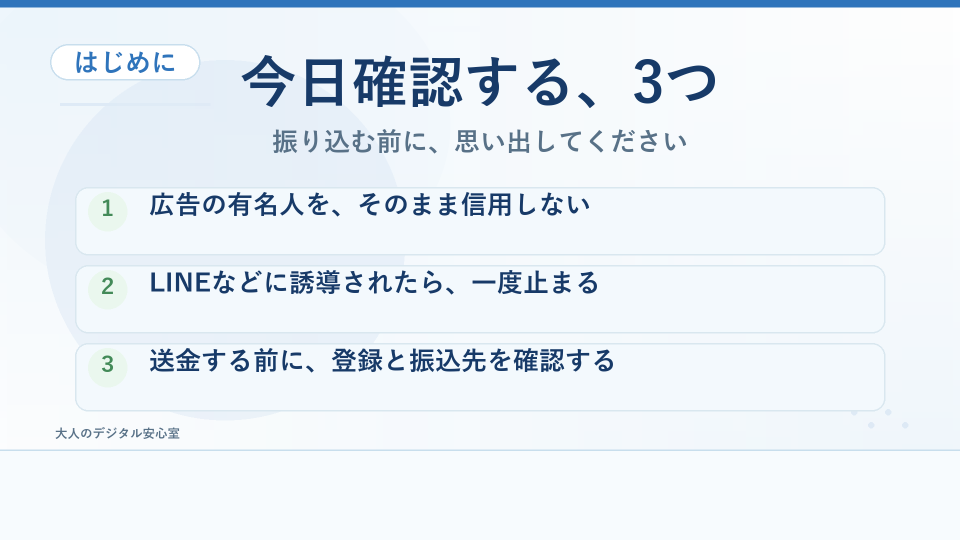
#> input picture episodes/008_investment_scam/work/rendered_final_scenes/scene_003.png, 1920 x 1080 px, found by its file name (shown at 1/2 size)
$ python diag2.py
#> lines starting #> are read from the running program, lines starting #| are printed output that depends on the picture
# -*- coding: utf-8 -*-
import sys
sys.stdout.reconfigure(encoding='utf-8')
from PIL import Image
p = r'C:/Codex/260829_youtube-anshin/episodes/008_investment_scam/work/rendered_final_scenes/scene_003.png'
im = Image.open(p).convert('RGB')
#> im is the input picture: PIL image 1920x1080 RGB; mean R, G, B 231.9, 239.2, 245.5
print('size', im.size)
#| size (1920, 1080)
# 上半分を縦に潰して俯瞰（背景の様子を見る）
small = im.resize((480, 270))
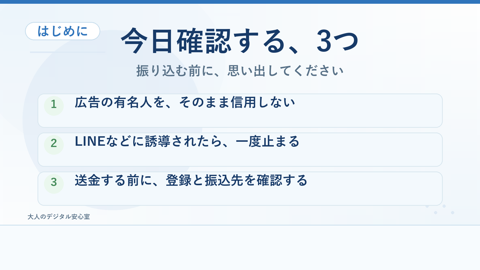
#> small: PIL image 480x270 RGB; mean R, G, B 231.9, 239.2, 245.4
small.save(r'C:/Codex/260829_youtube-anshin/episodes/008_investment_scam/work/visual_review/diag_scene003_small.png')
# 左端の縦1ラインの色
px = im.load()
for y in (0, 50, 100, 200, 368, 500, 700, 838, 899):
    print('y', y, 'x=20:', px[20, y], 'x=960:', px[960, y], 'x=1900:', px[1900, y])
#> this loop made 9 passes
#| y 0 x=20: (47, 116, 187) x=960: (47, 116, 187) x=1900: (47, 116, 187)
#| y 50 x=20: (236, 245, 251) x=960: (245, 249, 252) x=1900: (253, 253, 253)
#| y 100 x=20: (237, 245, 251) x=960: (245, 249, 252) x=1900: (252, 253, 253)
#| y 200 x=20: (238, 246, 251) x=960: (245, 249, 252) x=1900: (250, 252, 253)
#| y 368 x=20: (241, 246, 251) x=960: (245, 249, 252) x=1900: (248, 250, 252)
#| y 500 x=20: (245, 249, 252) x=960: (243, 249, 253) x=1900: (246, 249, 252)
#| y 700 x=20: (248, 251, 253) x=960: (243, 249, 253) x=1900: (242, 248, 252)
#| y 838 x=20: (250, 252, 253) x=960: (245, 249, 252) x=1900: (240, 246, 251)
#> (further printed lines are left out)

$ run again, with episodes/008_investment_scam/work/rendered_final_scenes/scene_002.png copied over episodes/008_investment_scam/work/rendered_final_scenes/scene_003.png
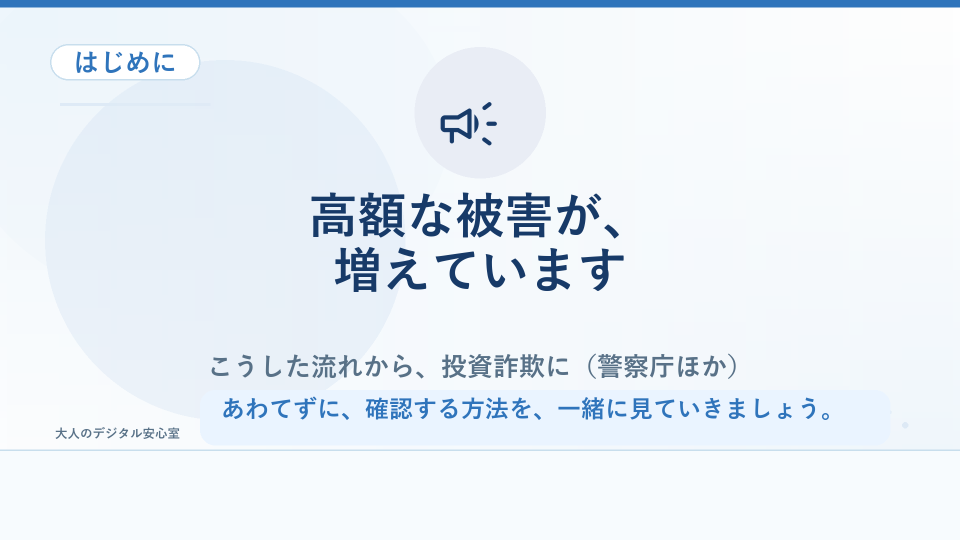
#> input picture episodes/008_investment_scam/work/rendered_final_scenes/scene_002.png, 1920 x 1080 px, found by its file name (shown at 1/2 size)
#> im is the input picture: PIL image 1920x1080 RGB; mean R, G, B 232.2, 239.6, 246.7
#| size (1920, 1080)
#> `small = im.resize((480, 270))`:
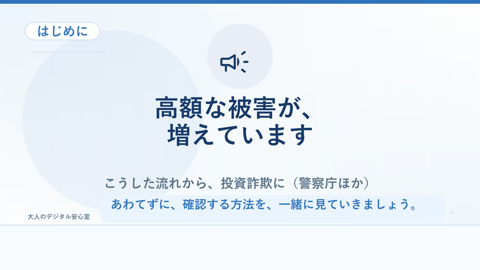
#> small: PIL image 480x270 RGB; mean R, G, B 232.2, 239.6, 246.6
#> the loop `for y in (0, 50, 100, 200, 368, 500, 700, 838, 899):` made 9 passes
#| y 0 x=20: (47, 116, 187) x=960: (47, 116, 187) x=1900: (47, 116, 187)
#| y 50 x=20: (236, 245, 251) x=960: (245, 249, 252) x=1900: (253, 253, 253)
#| y 100 x=20: (237, 245, 251) x=960: (233, 237, 245) x=1900: (252, 253, 253)
#| y 200 x=20: (238, 246, 251) x=960: (233, 237, 245) x=1900: (250, 252, 253)
#| y 368 x=20: (241, 246, 251) x=960: (245, 249, 252) x=1900: (248, 250, 252)
#> (further printed lines are left out)

$ run again, with episodes/008_investment_scam/work/rendered_final_scenes/scene_004.png copied over episodes/008_investment_scam/work/rendered_final_scenes/scene_003.png
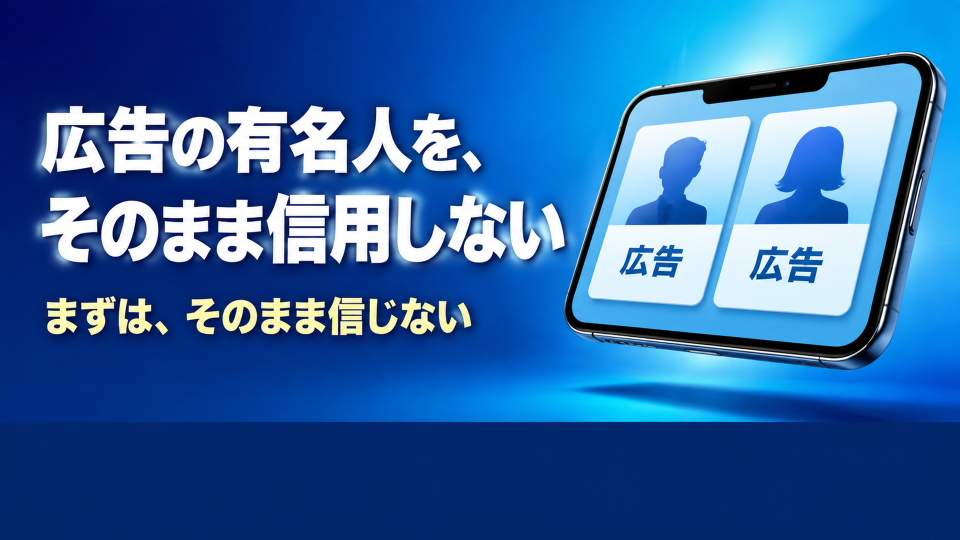
#> input picture episodes/008_investment_scam/work/rendered_final_scenes/scene_004.png, 1920 x 1080 px, found by its file name (shown at 1/2 size)
#> im is the input picture: PIL image 1920x1080 RGB; mean R, G, B 47.3, 102, 166.1
#| size (1920, 1080)
#> `small = im.resize((480, 270))`:
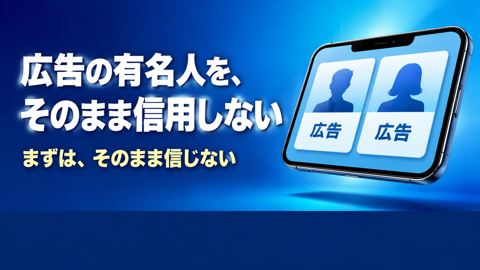
#> small: PIL image 480x270 RGB; mean R, G, B 47.3, 102, 166.1
#> the loop `for y in (0, 50, 100, 200, 368, 500, 700, 838, 899):` made 9 passes
#| y 0 x=20: (1, 10, 95) x=960: (1, 87, 190) x=1900: (1, 152, 238)
#| y 50 x=20: (1, 8, 95) x=960: (1, 90, 196) x=1900: (1, 154, 241)
#| y 100 x=20: (0, 9, 95) x=960: (1, 91, 198) x=1900: (1, 159, 244)
#| y 200 x=20: (1, 16, 98) x=960: (1, 97, 205) x=1900: (1, 159, 246)
#| y 368 x=20: (0, 26, 107) x=960: (7, 99, 203) x=1900: (36, 178, 248)
#> (further printed lines are left out)

$ run again, with episodes/008_investment_scam/work/rendered_final_scenes/scene_007.png copied over episodes/008_investment_scam/work/rendered_final_scenes/scene_003.png
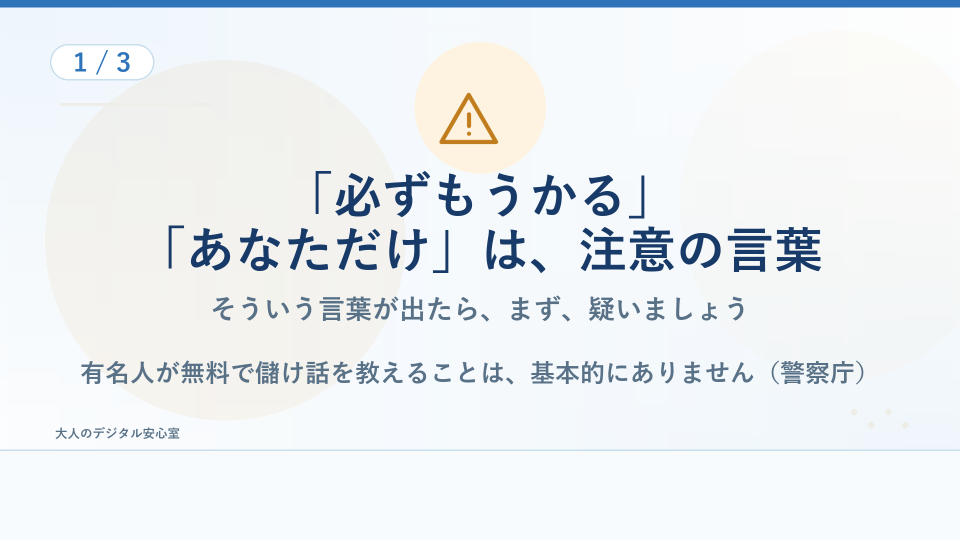
#> input picture episodes/008_investment_scam/work/rendered_final_scenes/scene_007.png, 1920 x 1080 px, found by its file name (shown at 1/2 size)
#> im is the input picture: PIL image 1920x1080 RGB; mean R, G, B 234.3, 238.7, 241.7
#| size (1920, 1080)
#> `small = im.resize((480, 270))`:
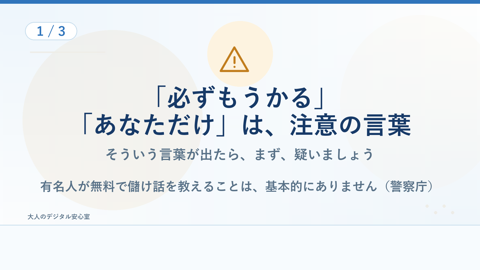
#> small: PIL image 480x270 RGB; mean R, G, B 234.3, 238.7, 241.6
#> the loop `for y in (0, 50, 100, 200, 368, 500, 700, 838, 899):` made 9 passes
#| y 0 x=20: (47, 116, 187) x=960: (47, 116, 187) x=1900: (47, 116, 187)
#| y 50 x=20: (238, 246, 252) x=960: (245, 249, 252) x=1900: (253, 253, 253)
#| y 100 x=20: (239, 246, 252) x=960: (253, 243, 224) x=1900: (252, 253, 253)
#| y 200 x=20: (240, 247, 252) x=960: (253, 243, 224) x=1900: (250, 250, 248)
#| y 368 x=20: (243, 248, 252) x=960: (245, 249, 252) x=1900: (248, 248, 247)
#> (further printed lines are left out)
